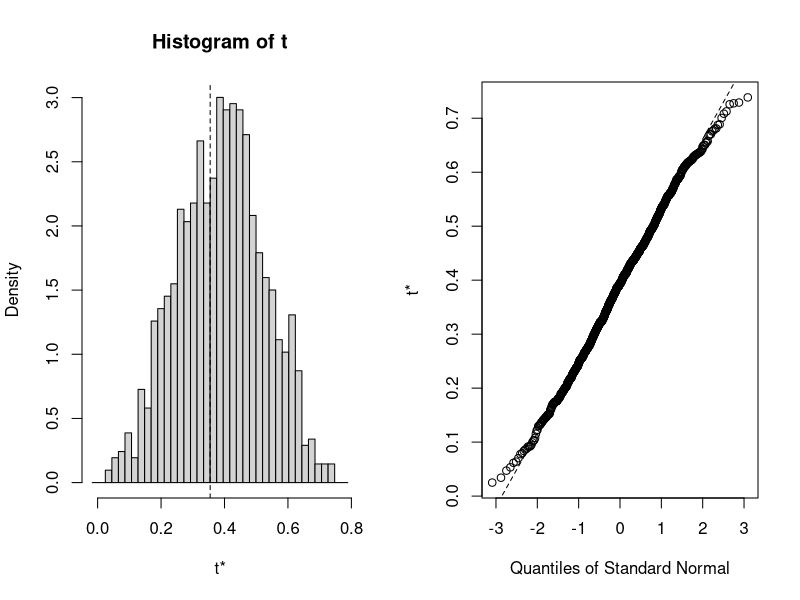
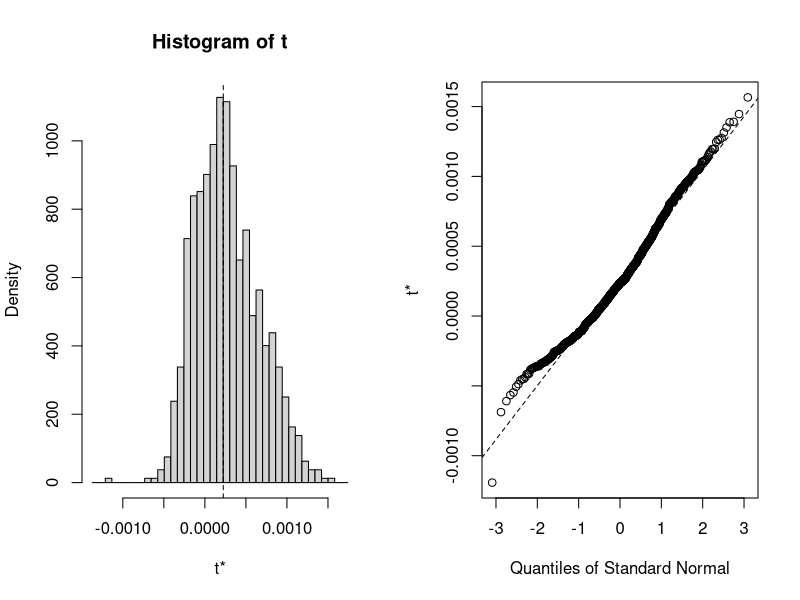

Here is the R script that generated these plots, in order:

# bootstrapping ----

# boot ----
# data : bootstrapping할 데이터셋
# statistic : 통계량을 계산하는 함수
# R : 생성할 표본의 개수


# R-sqruare에 대한 신뢰구간을 만드려고 함.
rsq <- function(formula, data, indices){
  d <- data[indices, ]
  fit <- lm(formula, data = d)
  return(summary(fit)$r.square)
}


if (!require('boot')) install.packages('boot')
library(boot)

set.seed(123)
state <- data.frame(state.x77)

bs.results <- boot(data=state, statistic=rsq, R=1000, 
                   formula=Life.Exp ~ Income + Illiteracy)

bs.results

bs.results$t0

head(bs.results$t, 3) ; tail(bs.results$t, 3)

# Q-Q plot도 같이 제공해준다.
plot(bs.results)

# 신뢰구간을 제공해준다.
# boot.ci ----
# Percentile(perc), BCa(bca) 두가지 방법으로 신뢰구간을 계산하는데 서로 조금 다른 방법으로 신뢰구간을 계산한다.
boot.ci(bs.results, type = c('perc', 'bca'))


# multi statistic bootstrapping----
# 회귀계수의 신뢰구간을 구하기 위함.
coeffs <- function(formula, data, indices){
  d <- data[indices, ]
  fit <- lm(formula, data = d)
  return(coef(fit))
}

set.seed(123)
bs.results <- boot(data=state, statistic=coeffs, R=1000, 
                   formula = Life.Exp ~ Income + Illiteracy)

bs.results

# index를 조절해 원하는 값의 그래프를 볼 수 있다. 
plot(bs.results, index = 2)

boot.ci(bs.results, type = 'bca', index = 2)

boot.ci(bs.results, type = 'bca', index = 3)
